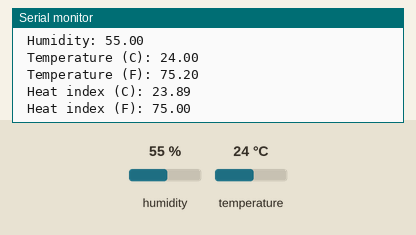
Simulated run of this sketch. Board: Arduino Uno, built with avr-gcc and run on an emulated ATmega328P. Parts: the last lines printed to the serial monitor. The inputs (shaded band) are chosen by the test bench; at power-on: humidity 55 %, temperature 24 °C.

Above: at 3.9 s.
4.0 s: humidity set to 22 %
At 8.0 s:
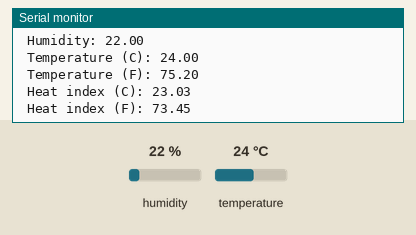
8.1 s: temperature set to 12 °C
At 11.4 s:
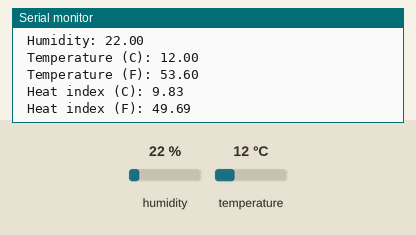
12.2 s: humidity set to 40 %
At 13.0 s:
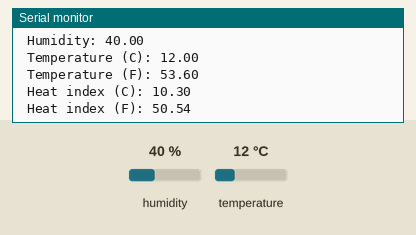
Timing chart, 0 to 15.2 s (numbered marks = the images above; inputs shaded):
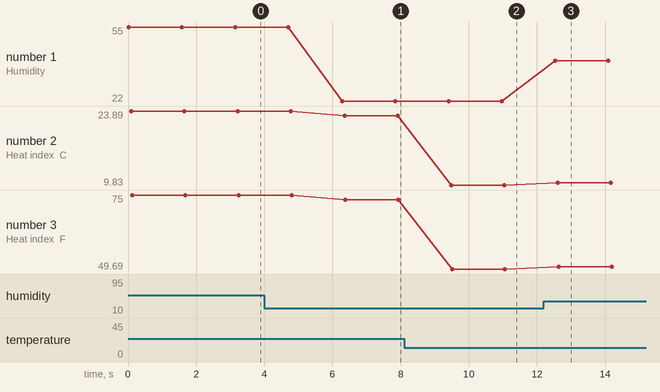

Measured:
- after the input at 4.0 s, the serial monitor: prints a new line after 2.3 s (image 1)
- after the input at 8.1 s, the serial monitor: prints a new line after 1.3 s (image 2)
- after the input at 12.2 s, the serial monitor: prints a new line after 0.34 s (image 3)
- plotted number 1: 55 → 22 after the input at 4.0 s, 22 → 40 after the input at 12.2 s
- plotted number 2: 23.89 → 23.03 after the input at 4.0 s, 23.03 → 9.83 after the input at 8.1 s, 9.83 → 10.3 after the input at 12.2 s
- plotted number 3: 75 → 73.45 after the input at 4.0 s, 73.45 → 49.69 after the input at 8.1 s, 49.69 → 50.54 after the input at 12.2 s

The sketch:

DHT11.ino
```cpp
#include "DHT.h"			    // Include sensor library 'DHT sensor library By Adafruit'
#define DHTPIN 2			    // Define the digital pin the sensor is connected to
#define DHTTYPE DHT11		  // Define sensor type

DHT dht(DHTPIN, DHTTYPE);	// Define the sensor

void setup() {
  Serial.begin(9600);		  // Set the data transmission port
  dht.begin();				    // Start the sensor
}

void loop() {
  float h = dht.readHumidity(); 					        //Get the humidity
  float t = dht.readTemperature(); 					      // Read temprature in degrees C
  float f = dht.readTemperature(true);				    // Read temprature in degrees F ( the 'true' )
  if (isnan(h) || isnan(t) || isnan(f)) {			    // Make sure that the data from the sensor is valid
    Serial.println( "Sensor Error" );				      // return sensor error if sensor is not returning valid data
    return;
  }
  float hif = dht.computeHeatIndex(f, h);			    // Set the heat index in degrees C
  float hic = dht.computeHeatIndex(t, h, false);	// Set the heat index in degrees F
  Serial.println( " Humidity: " + String( h ) );
  Serial.println( " Temperature (C): " + String( t ) );
  Serial.println( " Temperature (F): " + String( f ) );
  Serial.println( " Heat index (C): " + String( hic ) );
  Serial.println( " Heat index (F): " + String( hif ) );
  delay(1500);
}
```
